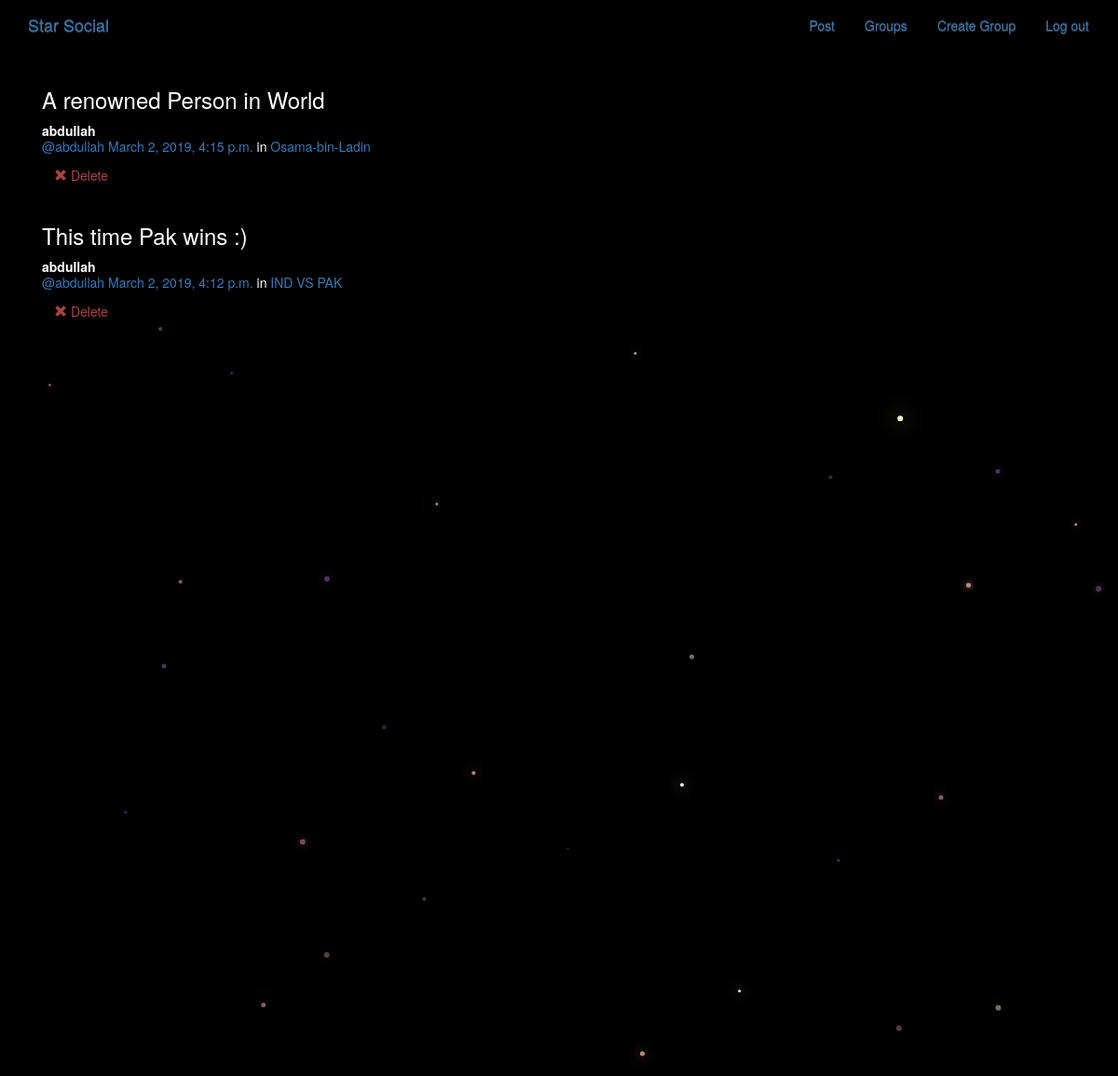
The page /posts/ (signed in) on the database its author committed.
### posts/models.py (models this page shows, shortened)
class Post(models.Model):
    user = models.ForeignKey(User, related_name="posts",on_delete=models.CASCADE)
    created_at = models.DateTimeField(auto_now=True)
    message = models.TextField()
    message_html = models.TextField(editable=False)
    group = models.ForeignKey(Group, related_name="posts",null=True, blank=True,on_delete=models.CASCADE)
    class Meta:
        ordering = ["-created_at"]
        unique_together = ["user", "message"]

### groups/models.py (models this page shows, shortened)
class Group(models.Model):
    name = models.CharField(max_length=255, unique=True)
    slug = models.SlugField(allow_unicode=True, unique=True)
    description = models.TextField(blank=True, default='')
    description_html = models.TextField(editable=False, default='', blank=True)
    members = models.ManyToManyField(User,through="GroupMember")
    class Meta:
        ordering = ["name"]

### posts/views.py (the view)
class PostList(SelectRelatedMixin, generic.ListView):
    model = models.Post
    select_related = ("user", "group")

### posts/templates/posts/post_list.html (shortened to what this page needs)
{% extends "posts/post_base.html" %}
{% load humanize %}
{% block post_content %}
<div class="col-md-8">
	{% for post in post_list %}
  {% include "posts/_post.html" %}
	{% endfor %}
</div>
{% endblock %}

### posts/templates/posts/_post.html
<div class="post media">
	<h3>{{ post.message_html|safe }}</h3>
	<div class="media-body">
		<strong>{{ post.user.username }}</strong>
		<h5 class="media-heading">
			<span class="username"><a href="{% url 'posts:for_user' username=post.user.username %}">@{{ post.user.username }}</a></span>
			<time class="time"><a href="{% url 'posts:single' username=post.user.username pk=post.pk %}">{{ post.created_at }}</a></time>
			{% if post.group %}
			<span class="group-name">in <a href="#">{{ post.group.name }}</a></span>
			{% endif %}
		</h5>
		<div class="media-footer">
			{% if user.is_authenticated and post.user == user and not hide_delete %}
				<a href="{% url 'posts:delete' pk=post.pk %}" title="delete" class="btn btn-simple">
					<span class="glyphicon glyphicon-remove text-danger" aria-hidden="true"></span>
					<span class="text-danger icon-label">Delete</span>
				</a>
			{% endif %}
		</div>
	</div>
</div>

### static/simplesocial/css/master.css (style rules this page uses)
body { margin: 0; overflow: hidden; background-color: black; color:white; }

### rows shown on the page
Post: message_html "A renowned Person in World", user.username "abdullah", created_at "March 2, 2019, 4:15 p.m.", group.name "Osama-bin-Ladin", shows "Delete"
Post: message_html "This time Pak wins :)", user.username "abdullah", created_at "March 2, 2019, 4:12 p.m.", group.name "IND VS PAK", shows "Delete"
